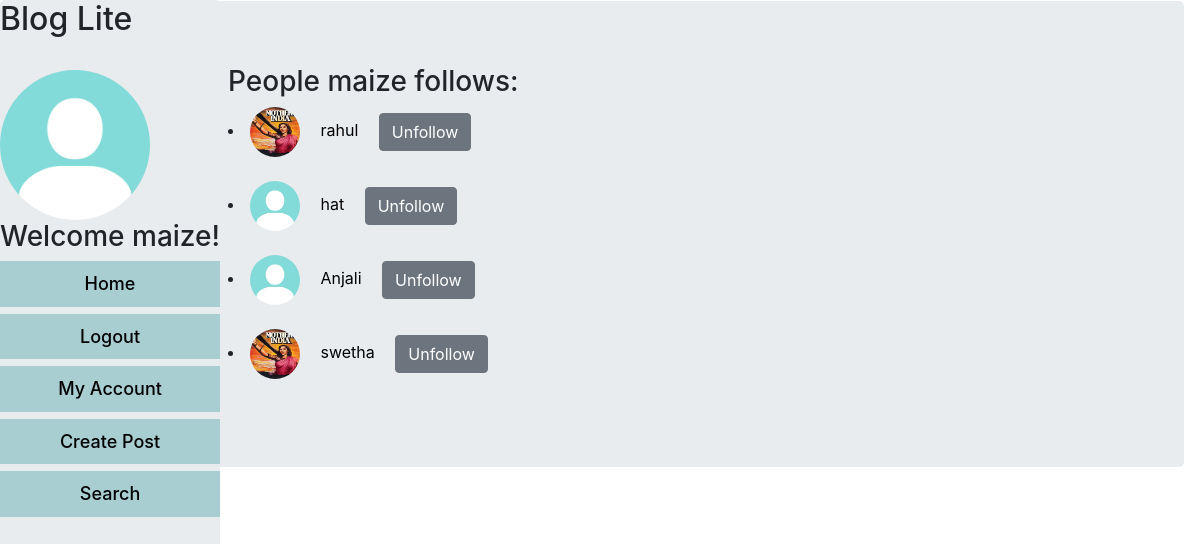
Page /following/maize (signed in) on the committed database.
### app.py (models this page shows, shortened)
class User(db.Model, UserMixin):
    __tablename__ = 'users'
    id = db.Column(db.Integer, primary_key=True)
    username = db.Column(db.String(64), unique=True, index=True)
    password_hash = db.Column(db.String(128))
    post = db.relationship('Post', backref='author', cascade="all, delete-orphan", lazy=True)
    followed = db.relationship('User', secondary=followers, primaryjoin=(followers.c.follower_id == id),
                               secondaryjoin=(followers.c.followed_id == id),
                               backref=db.backref('followers', lazy='dynamic'), lazy='dynamic')
    profile_pic = db.Column(db.String(20),default='default.jpg')
    def is_following(self, user):
        return self.followed.filter(followers.c.followed_id == user.get_id()).count() > 0

### app.py (the view)
@app.route('/following/<username>', methods=['GET', 'POST'])
@login_required
def following(username):
    user = User.query.filter_by(username=username).first()
    lister = user.followed.all()
    form1 = FollowForm()
    form2 = UnfollowForm()
    return render_template('following.html', lister=lister, user=user.username, com_user=current_user.username,
                           form1=form1, form2=form2)

### forms.py
class FollowForm(FlaskForm):
    submit = SubmitField('Follow')

class UnfollowForm(FlaskForm):
    submit = SubmitField('Unfollow')

### app.py (called while the page is built)
@login_manager.user_loader
def load_user(user_id):    #this is to ensure the multiuser nature of the application.
    return User.query.get(user_id)

### templates/following.html (shortened to what this page needs)
{% extends 'base.html' %}
{% block content %}
    <div class="jumbotron">
    <h3>People {{ user }} follows:</h3>
    {% for i in lister %}
         {% if i != current_user %}
        {% if not current_user.is_following(i) %}
           <li><img class="rounded-circle account-img" src="{{  url_for('static', filename='profile_pics/' + i.profile_pic) }}" style="width:50px;height:50px;" alt="">  <a href="{{ url_for('usernames',username = i.username) }}" >{{ i.username }}</a>
            <form action="{{ url_for('follow', username=i.username) }}" method="post">
                {{ form1.hidden_tag() }}
                {{ form1.submit(class="btn btn-primary") }}
            </form></li>
        {% else %}
            <li><img class="rounded-circle account-img" src="{{  url_for('static', filename='profile_pics/' + i.profile_pic) }}" style="width:50px;height:50px;" alt=""> <a href="{{ url_for('usernames',username = i.username) }}" >{{ i.username }}</a>
            <form action="{{ url_for('unfollow', username=i.username) }}" method="post">
                {{ form2.submit(class="btn btn-secondary") }}
            </form></li>
        {% endif %}
        {% endif %}
        <br>
    {% endfor %}
</div>
{% endblock %}

### templates/base.html (shortened to what this page needs)
<!DOCTYPE html>
<html lang="en">
<head>
    <link rel="stylesheet" href="https://cdn.jsdelivr.net/npm/bootstrap@4.0.0/dist/css/bootstrap.min.css">
    </head>
<body>
<ul class="navbar-nav jumbotron" id="myUL">
    <h2>Blog Lite</h2>
    <br>
    <div class="content-section">
        <div class="media">
            <img class="rounded-circle account-img" src="{{  url_for('static', filename='profile_pics/' + current_user.profile_pic) }}" style="width:150px;height:150px;">
        </div>
    </div>
    <h3 class="text-center">Welcome {{ current_user.username }}!</h3>
      <li class="nav-item active">
          <h4 class="text-center"> <a class="nav-link" href="{{ url_for("general_feed") }}">Home </a></h4>
      </li>
      <li class="nav-item">
          <h4 class="text-center"><a class="nav-link" href="{{ url_for("logout") }}">Logout</a></h4>
      </li>
      <li class="nav-item">
          <h4 class="text-center"><a class="nav-link" href="{{ url_for('usernames', username=current_user.username) }}">My Account </a></h4>
      </li>
        <li class="nav-item">
            <h4 class="text-center"><a class="nav-link" href="{{ url_for("create_post") }}">Create Post  </a></h4>
      </li>
        <li class="nav-item">
            <h4 class="text-center"><a class="nav-link" href="{{ url_for("search") }}"> Search  </a></h4>
      </li>
</ul>
<div style="margin-left:15%;padding:1px 16px;height:1000px;">
    {% block content %}
    {% endblock %}
</div>
</body>
</html>

### templates/base.html (style rules this page uses)
body { margin: 0; }
#myUL { list-style-type: none; padding:0; margin: 0; }
ul { margin: 0; padding: 0; position: fixed; height: 100%; }
#myUL li a { border: 0px solid #ddd; margin-top: -1px; background-color: rgba(84, 167, 170, 0.44); padding: 12px; text-decoration: none; font-size: 18px; color: black; display: block }
li a { color: #000; padding: 8px 16px; text-decoration: none; }

### templates/following.html (style rules this page uses)
form { margin: 0; display: inline-block; list-style-type: none; }

### rows in the picture
User: profile_pic (placeholder picture), username "maize"
User: profile_pic (picture), username "rahul"
User: profile_pic (placeholder picture), username "hat"
User: profile_pic (placeholder picture), username "Anjali"
User: profile_pic (picture), username "swetha"
